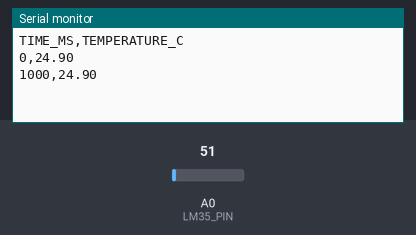
This sketch was run on a simulated Arduino Uno, built with avr-gcc and run on an emulated ATmega328P. Shown: the last lines printed to the serial monitor. The test bench sets the inputs (shaded band); at power-on: A0 (LM35_PIN) = 51.

Above: at 1.8 s.
1.9 s: A0 (LM35_PIN) set to 61
At 2.7 s:
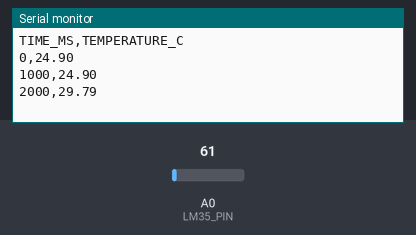
3.4 s: A0 (LM35_PIN) set to 71
At 4.8 s:
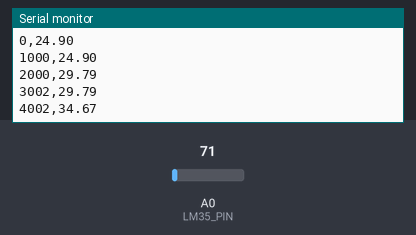
Timing chart, 0 to 6.4 s (numbered marks = the images above; inputs shaded):
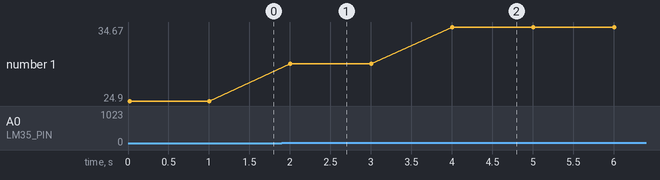

Measured:
- after the input at 1.9 s, the serial monitor: prints a new line after 0.10 s (image 1)
- after the input at 3.4 s, the serial monitor: prints a new line after 0.60 s (image 2)
- plotted number 1: 24.9 → 29.79 after the input at 1.9 s, 29.79 → 34.67 after the input at 3.4 s

The sketch:

iot_data_logger.ino
```cpp
// =========================================================================
// Phase 2.1 Firmware: LM35 Virtual Temperature Sensor Acquisition (For Proteus)
// Purpose: Reads a simulated analog voltage (from the Potentiometer in Proteus)
// and converts it into a calibrated Celsius temperature. This ensures the
// data is clean before being sent to MATLAB for visualization and logging.
// =========================================================================

// --- 1. DEFINING HARDWARE AND CALIBRATION CONSTANTS ---
// These are constant values that define the physical characteristics of the Arduino and LM35.

#define LM35_PIN A0              // Define the Analog pin where the virtual LM35 sensor (Potentiometer in Proteus) is connected.
                                 // A0 is used for Analog Input.

const float V_REF = 5.0;         // Define the Analog Reference Voltage (VCC). For the standard Arduino UNO, this is 5.0 Volts.
                                 // This is the maximum voltage the Arduino can measure on its analog pins.

const float ADC_RESOLUTION = 1024.0; // Define the Analog-to-Digital Converter (ADC) resolution.
                                     // An Arduino's 10-bit ADC has 2^10 = 1024 possible steps, ranging from 0 (0V) to 1023 (5V).

const float LM35_SENSITIVITY = 0.01; // The LM35 sensor is rated to output 10mV (0.01V) per degree Celsius (°C).
                                     // This is the key conversion factor required for calibration.

void setup() {
  // Initialize serial communication at 9600 baud rate.
  // This speed must match the Virtual Terminal in Proteus and the connection settings in MATLAB.
  Serial.begin(9600);

  // CRITICAL STEP: Define the Header for MATLAB Parsing.
  // We print a header row in a Comma-Separated Values (CSV) format.
  // MATLAB will read this to label the columns when plotting and logging data,
  // ensuring the final MS Excel file is professional and readable.
  Serial.println("TIME_MS,TEMPERATURE_C");
}

void loop() {
  // --- 2. DATA ACQUISITION AND SIGNAL PROCESSING (CALIBRATION) ---

  // Read the raw 10-bit ADC value from the A0 pin.
  // This value will range from 0 (0V) to 1023 (5V), corresponding to the position
  // of the virtual potentiometer in the Proteus simulation.
  int raw_value = analogRead(LM35_PIN);

  // Convert the Raw ADC Value to Real Voltage (V)
  // This formula scales the raw digital reading back into its equivalent analog voltage:
  // Voltage = (Raw ADC Value / ADC_RESOLUTION) * V_REF
  float voltage_out = (raw_value / ADC_RESOLUTION) * V_REF;

  // Convert Voltage to Calibrated Temperature (°C)
  // Since the LM35 outputs 0.01V per degree C, dividing the voltage by this sensitivity
  // factor gives the true temperature:
  // Temperature (°C) = Voltage_out / LM35_SENSITIVITY
  // Example: If Voltage_out = 0.25V, then Temp = 0.25V / 0.01V/°C = 25°C.
  float temp_c = voltage_out / LM35_SENSITIVITY;

  // --- 3. FORMATTED OUTPUT FOR MATLAB/LOGGING ---

  // 1. Send the Time Counter (milliseconds since the Arduino started).
  // The 'millis()' function tracks elapsed time and provides the essential time-series context for data plotting.
  Serial.print(millis());

  // Use a comma separator (CSV format) so MATLAB can easily distinguish between the two data columns.
  Serial.print(",");

  // 2. Send the Calibrated Temperature (°C).
  // The '2' ensures the output is printed to two decimal places, reflecting professional measurement precision.
  Serial.println(temp_c, 2);

  // Introduce a 1-second (1000 milliseconds) delay between measurements.
  // This sets the final sample rate at 1Hz (one reading per second) and prevents overwhelming the serial buffer.
  delay(1000);
}
```
